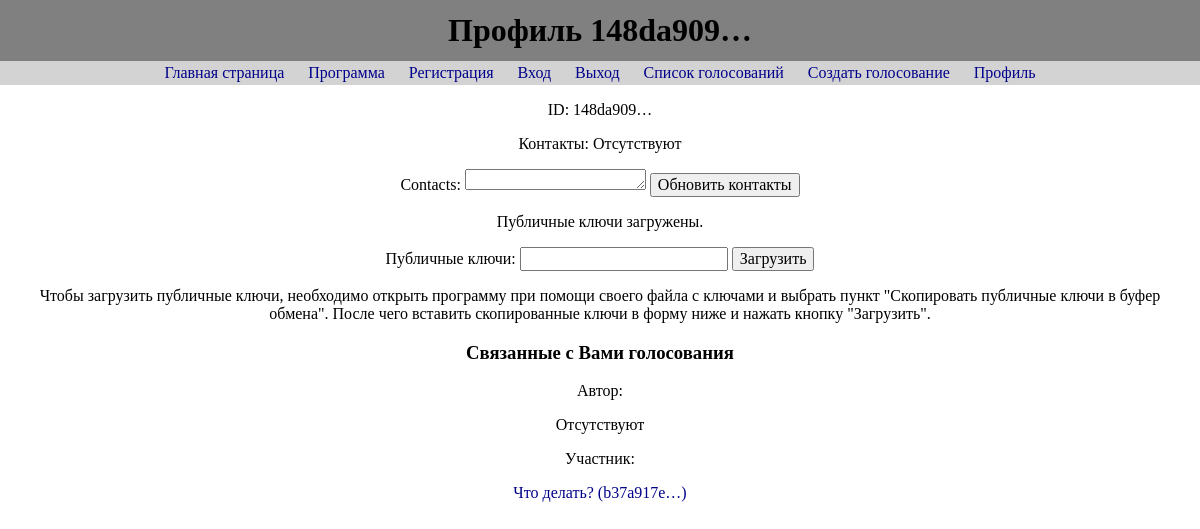
The page /users/148da909b0f8c18b070fb8cc9180aacebf6dba36ef72dcd38970035e9ec22e79/show_profile/ (signed in) on the database its author committed.
### users/models.py (models this page shows, shortened)
class CustomUser(AbstractUser):
	password = models.BinaryField(_("password"), max_length=1024)

class Profile(models.Model):
	user = models.OneToOneField(get_user_model(), on_delete=models.CASCADE)
	contacts = models.CharField(max_length=1024, null=True, default='Отсутствуют')
	sign_pk = models.BinaryField(null=True, default=None)
	kem_pk = models.BinaryField(null=True, default=None)
	def has_public_keys(self):
		if self.sign_pk and self.kem_pk:
			return True
		else:
			return False

### votings/models.py (models this page shows, shortened)
class Voting(models.Model):
	created = models.DateTimeField(auto_now_add=True)
	author = models.ForeignKey(get_user_model(), on_delete=models.CASCADE, null=True, default=None)
	v_id = models.CharField(max_length=32, null=True, default='')
	registration = models.BooleanField(default=False)
	is_open = models.BooleanField(default=False)
	voting_object = models.BinaryField(null=True, default=None)
	msg_voting_summary = models.BinaryField(null=True, default=None)

class Question(models.Model):
	voting = models.OneToOneField('Voting', on_delete=models.CASCADE, null=True)
	text = models.CharField(max_length=1024)

### users/views.py (the view, shortened to what this page needs)
# urls.py: path('<slug:username>/show_profile/', views.ShowProfileView.as_view(), name="show_profile"),
class ShowProfileView(LoginRequiredMixin, TemplateView):
	template_name = 'users/show_profile.html'
	def get(self, request, username, *args, **kwargs):
		user = get_user_model().objects.get(username=username)
		user_has_public_keys = user.profile.has_public_keys()
		votings = {
			'author': user.voting_set.all(),
			'participant': [participant.voting for participant in user.participant.all()]
		}
		content = {
			'username': username,
			'contacts': user.profile.contacts,
			'update_contacts_form': UpdateContactsForm(),
			'user_has_public_keys': user_has_public_keys,
			'votings': votings
		}
		return render(request, self.template_name, context=content)

### users/forms.py (shortened to what this page needs)
class UpdateContactsForm(forms.Form):
	contacts = forms.CharField(max_length=1024, widget=forms.Textarea(attrs={"cols": "20", "rows": "1"}))

### users/templates/users/show_profile.html (shortened to what this page needs)
{% extends "base.html" %}
{% block h1 %}
	<h1>Профиль {{ username|truncatechars:9 }}</h1>
{% endblock h1 %}
{% block content %}
	<p>ID: {{ username|truncatechars:9 }}</p>
	<p>Контакты: {{ contacts }}</p>
	<form action="" method="post">
		{{ update_contacts_form }}
		<button>Обновить контакты</button>
	</form>
	{% if user.username == username %}
		{% if user_has_public_keys %}
			<p>Публичные ключи загружены.</p>
		{% else %}
			<p><b>Публичные ключи ещё не загружены.</b></p>
		{% endif %}
		<form action="" method="post">
			<label for="public_keys">Публичные ключи:</label>
			<input type="text" id="public_keys" name="public_keys" required></input>
			<button>Загрузить</button>
		</form>
		<p>Чтобы загрузить публичные ключи, необходимо открыть программу при помощи своего файла с ключами и выбрать пункт "Скопировать публичные ключи в буфер обмена". После чего вставить скопированные ключи в форму ниже и нажать кнопку "Загрузить".</p>
		<h3>Связанные с Вами голосования</h3>
		<p>Автор:</p>
		{% if not votings.author %}
			<p>Отсутствуют</p>
		{% endif %}
		<p>Участник:</p>
		{% for voting in votings.participant %}
			<a href="{% url 'voting_page' voting.v_id %}">{{ voting.question.text|truncatewords:9 }} ({{ voting.v_id|truncatechars:9 }})</a>
		{% endfor %}
	{% endif %}
{% endblock content %}

### templates/base.html (shortened to what this page needs)
{% load static %}
<!DOCTYPE html>
<html>
	<head>
		<link type="text/css" href="{% static 'css/styles.css' %}" rel="stylesheet" />
	</head>
	<body>
		<div>
			{% block h1 %}block h1{% endblock h1 %}
		</div>
		<div class="toc">
		</div>
		<div class="content">
			{% block content %}block content{% endblock content %}
		</div>
	</body>
</html>

### static/css/styles.css (style rules this page uses)
html { font-family: 'CascadiaMono'; font-size: 100%; }
body { margin: 0; margin-right: calc(-1 * (100vw - 100%)); }
h1 { margin: 0; padding: 1% 0 1% 0; text-align: center; background: gray; }
a { color: darkblue; text-decoration: none; }
.toc { background: lightgray; text-align: center; padding: 0.25% 0; }
.toc a { margin: 1%; }
.content { margin: 1%; text-align: center; }
input { font-family: 'CascadiaMono'; font-size: 100%; }
button { font-family: 'CascadiaMono'; font-size: 100%; }

### rows shown on the page
CustomUser: username "Главная страница Программа Регистрация Вход Выход Список голосований Создать голосование Профиль"
Profile: contacts "Отсутствуют"
Voting: question.text "Что делать?", v_id "b37a917e…"

### other values the page prints
{{ username|truncatechars:9 }} "148da909…"
